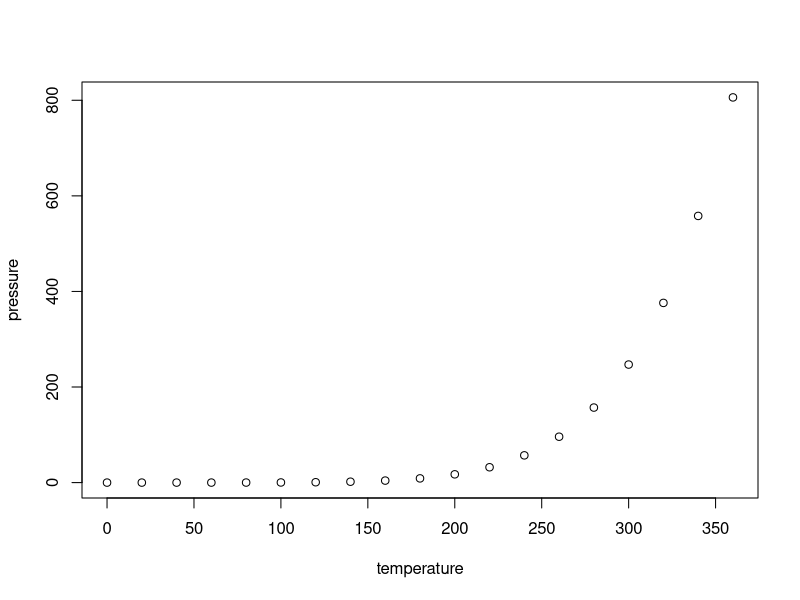
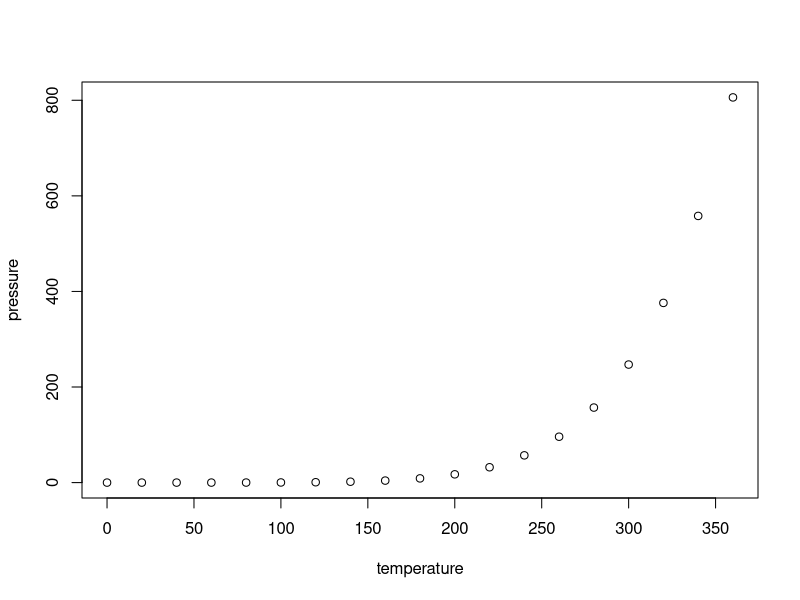
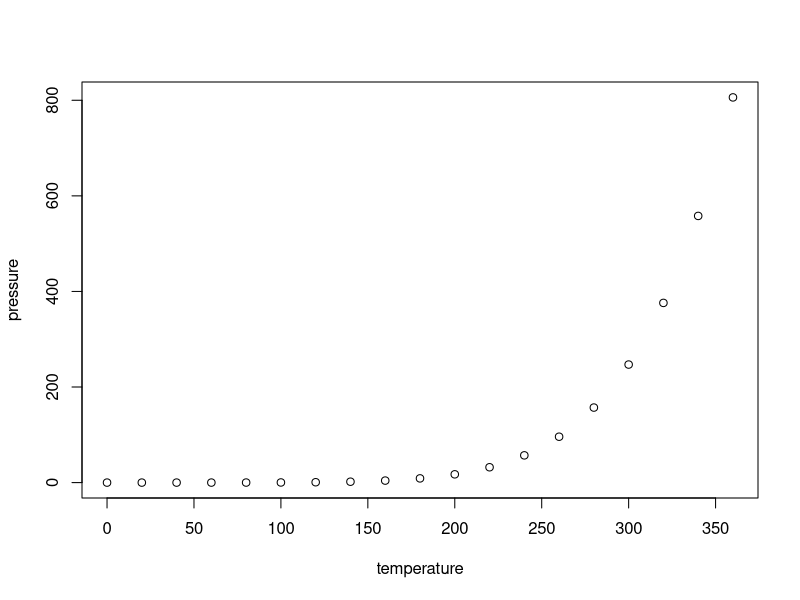
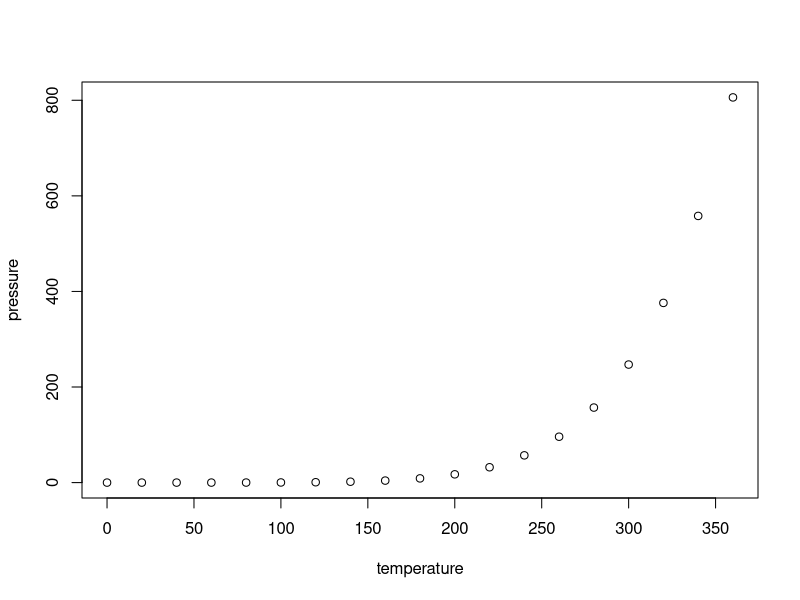

Recreate these plots in R, in order.
## ---- chunk 1
cat("```{r}
library(knitr)
kable(head(iris))
```")
## ---- chunk 2
library(knitr)
kable(head(iris))
## ---- chunk 3
cat('```{r, fig.cap="Sample caption", echo=FALSE}
plot(pressure)
```')
## ---- chunk 4
plot(pressure)
## ---- chunk 5
cat('```{r, fig.cap="Sample caption", echo=FALSE, fig.height=3}
plot(pressure)
```')
## ---- chunk 6
plot(pressure)
## ---- chunk 7
cat('```{r, fig.cap="Sample caption", echo=FALSE, fig.width=3}
plot(pressure)
```')
## ---- chunk 8
plot(pressure)
## ---- chunk 9
cat('```{r, fig.cap="Sample caption", echo=FALSE, fig.width=3, fig.asp=1}
plot(pressure)
```')
## ---- chunk 10
plot(pressure)
## ---- chunk 11
mean(iris$Petal.Width)
